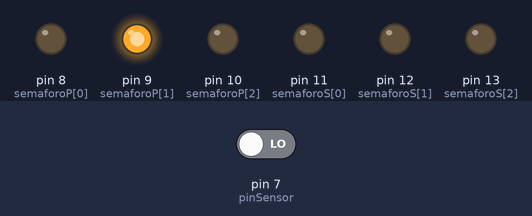
Recording of a sketch running on a simulated Arduino Uno, built with avr-gcc and run on an emulated ATmega328P. Shown: output pins drawn as LEDs (lit = HIGH). The inputs (shaded band) are chosen by the test bench; at power-on: pin 7 (pinSensor) LOW.

Above: at 0.1 s.
At 25.4 s:
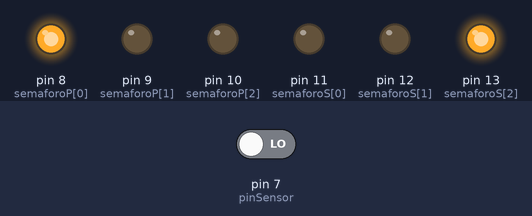
25.5 s: pin 7 (pinSensor) driven LOW
At 30.3 s:
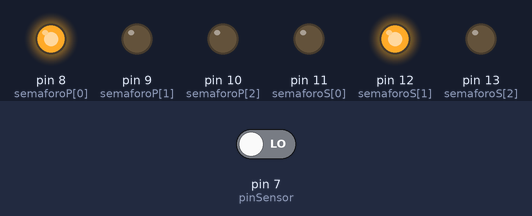
Timing chart, 0 to 53.5 s (numbered marks = the images above; inputs shaded):
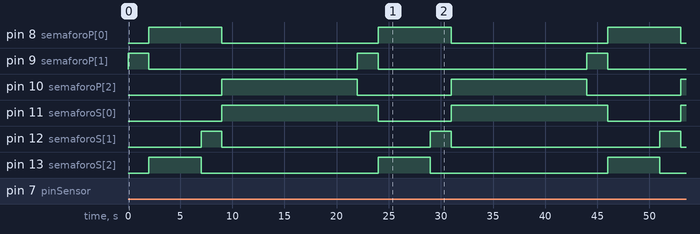

The sketch:

probarSemaforo.ino
```cpp
int semaforoP[] = {8,9,10};
int semaforoS[] = {11,12,13};
int pinSensor = 7;
boolean sensor=true;

void setup() {
 for(int i=8;i<=13;i++){
  pinMode(i,OUTPUT);
 }
 pinMode(pinSensor, INPUT);
}

void loop() {
  sensor=digitalRead(pinSensor);
  if(sensor){
    estadoInicial();
  }else{
    secuenciaSemaforo(semaforoP,semaforoS);
}
delay(8000);
sensor=false;
}
//________________________________________Estado Inicial_______________________________
void estadoInicial(){
  digitalWrite(semaforoP[2],HIGH);
  digitalWrite(semaforoS[0],HIGH);
}
//________________________________________SECUENCIA SEMAFORO________________________

void secuenciaSemaforo(int semaforoP[],int semaforoS[]) {
  prenderUnSoloLed(semaforoP, semaforoP[1]);
  delay(2000);
  prenderUnSoloLed(semaforoP, semaforoP[0]);
  prenderUnSoloLed(semaforoS, semaforoS[2]);
  delay(5000);
  prenderUnSoloLed(semaforoS, semaforoS[1]);
  delay(2000);
  prenderUnSoloLed(semaforoP, semaforoP[2]);
  prenderUnSoloLed(semaforoS, semaforoS[0]);
  delay(5000);
  estadoInicial();
}

void prenderUnSoloLed(int semaforo[], int led) {
    for (int i = 0; i <= 2 ; i++) {
      digitalWrite(semaforo[i], LOW);
  }
  digitalWrite(led, HIGH);
}

//_________________________________________________
```

Measured:
- by itself, pin 12 (semaforoS[1]): alternates HIGH for 2.0 s and LOW for 20.0 s
